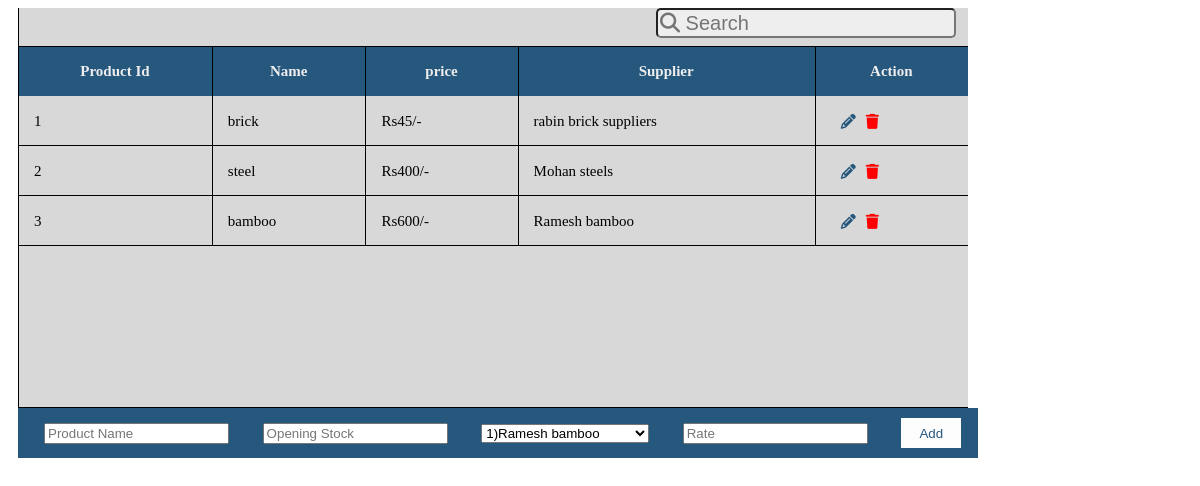
The app's page /raw/display.product.php with its own data.
### tables this page shows
CREATE TABLE `product` (
  `product_id` int(11) NOT NULL,
  `name` varchar(100) NOT NULL,
  `supplier_id` int(11) NOT NULL,
  `price` varchar(100) NOT NULL
);

CREATE TABLE `suppliers` (
  `supplier_id` int(11) NOT NULL,
  `name` varchar(100) NOT NULL,
  `address` varchar(100) NOT NULL,
  `contact` varchar(11) NOT NULL
);

### raw/display.product.php (the view, shortened to what this page needs)
<link rel="stylesheet" href="https://cdnjs.cloudflare.com/ajax/libs/font-awesome/6.2.1/css/all.min.css" />
<div class="dis_play">
<div class="tableFixHead">
<input type="text" id="search" placeholder="&#xF002; Search" style="font-family: Arial, FontAwesome;">
<table id="myTable">
        <thead>
                <th>Product Id</th>
                <th>Name</th>
                <th>price</th>
                <th>Supplier</th>
                <th>Action</th>
        </thead>
        <tbody>
    <?php
include 'php/config.php';
$query = "SELECT product.product_id, product.name, product.price, suppliers.name AS supplier_name
          FROM product
          LEFT JOIN suppliers ON product.supplier_id = suppliers.supplier_id";
$result = mysqli_query($con, $query);
if (mysqli_num_rows($result) > 0) {
    while ($row = mysqli_fetch_assoc($result)) {
        echo '<tr>';
        echo '<td>' . $row['product_id'] . '</td>';
        echo '<td>' . $row['name'] . '</td>';
        echo '<td> Rs' . $row['price'] . '/-</td>';
        echo '<td>' . $row['supplier_name'] . '</td>';
        echo '<td><a href="raw/update.product.php?id='. $row['product_id'] . '" id="pencil"><i class="fa fa-pencil"></i></a><a href="delete.product.php?id=' . $row['product_id'] . '"><i class="fa fa-trash" id="trash"></i></a></td>';
        echo '</tr>';
    }
    echo '</table>';
} else {
    echo 'No records found.';
}
?>
</div>
<div class="added">
<?php include 'addproduct.php';?>
</div>
</div>
</html>

### raw/display.product.php (style rules this page uses)
.tableFixHead { overflow: auto; height: 100px; margin-left: 10px; background: #d8d8d8; }
.tableFixHead thead th { position: sticky; top: 0; z-index: 1; }
table { border-collapse: collapse; width: 100%; font-size: 15px; }
th, td { padding: 8px 16px; }
th { background: #eee; }
.tableFixHead { overflow: auto; height: 400px; width: 950px; }
table { border-collapse: collapse; width: 100%; }
th, td { padding: 8px 16px; white-space: nowrap; height: 50px; }
th { background: #26577C; color: #eee; }
.tableFixHead, .tableFixHead td { box-shadow: inset 1px -1px #000; }
.tableFixHead th { box-shadow: inset 1px 1px #000, 0 1px #000; }
.dis_play { display: block; }
.added { margin-left: 10px; height: 50px; width: 950px; background: #26577C; }
#search { width: 300px; height: 30px; margin-bottom: 8px; margin-right: 12px; float: right; outline: #26577C; border-radius: 5px; background: #eee; color: #26577C; font-size: 20px; }
#pencil { color: #26577C; margin-right: 10px; margin-left: 10px; }
#trash { color: red; }

### records on screen
product: product_id "1", name "brick", price "45", supplier.name "rabin brick suppliers"
product: product_id "2", name "steel", price "400", supplier.name "Mohan steels"
product: product_id "3", name "bamboo", price "600", supplier.name "Ramesh bamboo"

### other values on screen
form field suppliers "1)Ramesh bamboo"
